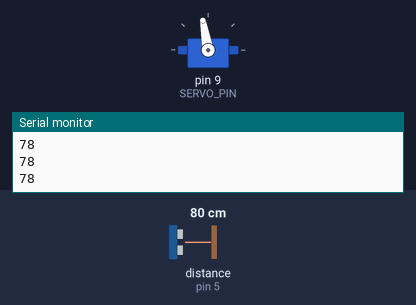
The program below on a simulated Arduino Nano, built with avr-gcc and run on an emulated ATmega328P. On the bench: servo, the last lines printed to the serial monitor. Wiring (inferred from the names in the program): ultrasonic range finder: trigger pin 3; echo pin 5. Inputs (shaded band) come from the test bench; at power-on: distance to the obstacle (sensor on pin 5) 80 cm. The echo pulse lasts 58.3 µs per cm.

Above: at 1.2 s.
1.3 s: distance to the obstacle (sensor on pin 5) set to 23 cm
2.8 s: distance to the obstacle (sensor on pin 5) set to 21 cm
At 4.1 s:
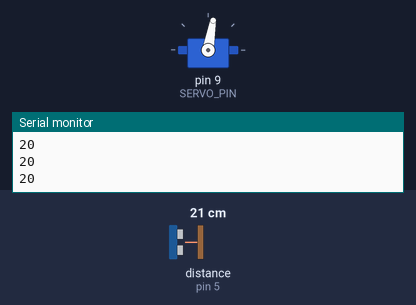
4.4 s: distance to the obstacle (sensor on pin 5) set to 4 cm
At 4.9 s:
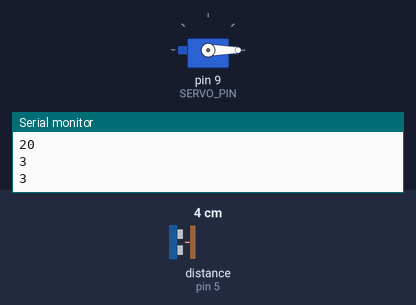
6.0 s: distance to the obstacle (sensor on pin 5) set to 12 cm
At 6.6 s:
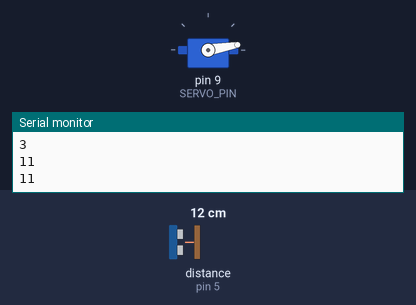
7.6 s: distance to the obstacle (sensor on pin 5) set to 16 cm
At 8.5 s:
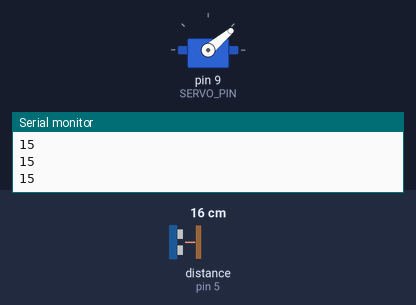
9.2 s: distance to the obstacle (sensor on pin 5) set to 9 cm
At 10.4 s:
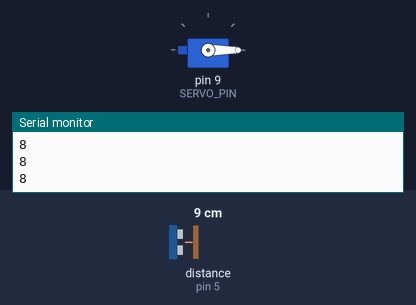
Timing chart, 0 to 11.8 s (numbered marks = the images above; inputs shaded):
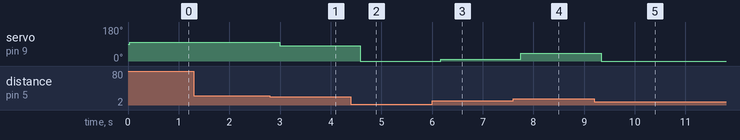

The program:

main.cpp
```cpp
#include <Arduino.h>
#include "SR04.h"
#include "Servo.h"

#define TRIG_PIN 3
#define ECHO_PIN 5
#define SERVO_PIN 9


SR04 sr04 = SR04(ECHO_PIN, TRIG_PIN);
Servo servo;

long distance = 0;
void setup()
{
  Serial.begin(9600);
  servo.attach(SERVO_PIN);
  servo.write(90);
}

void loop()
{
  distance = sr04.Distance();
  if (!distance)
    return;
  Serial.println(distance);
  if (distance > 20)
    servo.write(100);
  else if (distance > 18)
    servo.write(80);
  else if (distance > 15)
    servo.write(60);
  else if (distance > 12)
    servo.write(40);
  else if (distance > 8)
    servo.write(10);
  else if (distance > 2)
    servo.write(0);
  delay(200);
}
```

Measured:
- the behaviour switches between 22 and 21 cm on distance to the obstacle (sensor on pin 5) (found by bisection; images 0 and 1)
- the behaviour switches between 13 and 14 cm on distance to the obstacle (sensor on pin 5) (found by bisection; images 3 and 4)
- after the input at 2.8 s, servo on pin 9 (SERVO_PIN): 100° → 80° after 0.20 s
- after the input at 4.4 s, servo on pin 9 (SERVO_PIN): 80° → 0° after 0.19 s
- after the input at 6.0 s, servo on pin 9 (SERVO_PIN): 0° → 10° after 0.17 s
- after the input at 7.6 s, servo on pin 9 (SERVO_PIN): 10° → 40° after 0.15 s
- after the input at 9.2 s, servo on pin 9 (SERVO_PIN): 40° → 0° after 0.14 s
